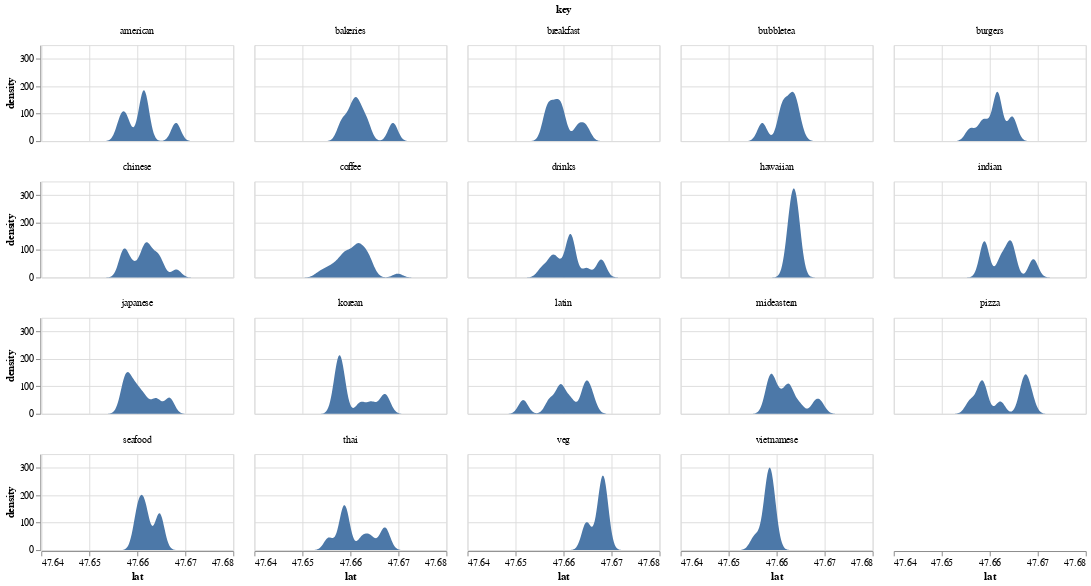

Notebook source saved alongside this figure:
### Code cell
alt.Chart(d).transform_density(
    'lat',
    as_=['lat', 'density'],
    groupby=['key'],
    bandwidth=1e-3,
    extent=[d["lat"].min() - 1e-2, d["lat"].max() + 1e-2],
).mark_area().encode(
    x="lat:Q",
    y='density:Q',
).properties(
    width=200,
    height=100,
).facet(
    'key:N',
    columns=5
)

### Figure 1 — Vega-Lite specification as saved in the notebook (floating-point values rounded to 4 significant figures; data arrays with more than 128 entries replaced by an {"elided": "..."} marker saying what was removed)
{"config": {"view": {"continuousWidth": 300, "continuousHeight": 300}}, "data": {"name": "data-6dfcc2d045bece6fe69863e2539333af"}, "facet": {"field": "key", "type": "nominal"}, "spec": {"mark": {"type": "area"}, "encoding": {"x": {"field": "lat", "type": "quantitative"}, "y": {"field": "density", "type": "quantitative"}}, "height": 100, "transform": [{"density": "lat", "bandwidth": 0.001, "extent": [47.64, 47.68], "groupby": ["key"], "as": ["lat", "density"]}], "width": 200}, "columns": 5, "$schema": "https://vega.github.io/schema/vega-lite/v5.8.0.json", "datasets": {"data-6dfcc2d045bece6fe69863e2539333af": {"elided": "182 records"}}}
